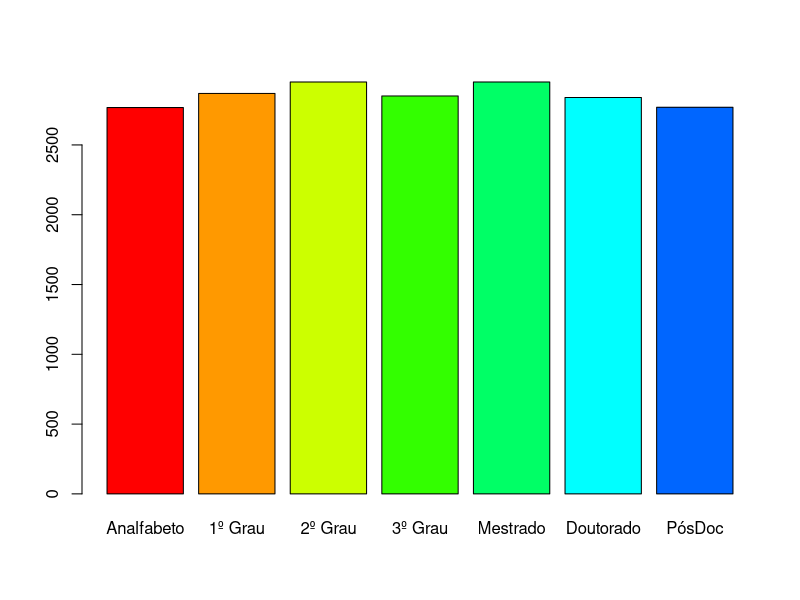
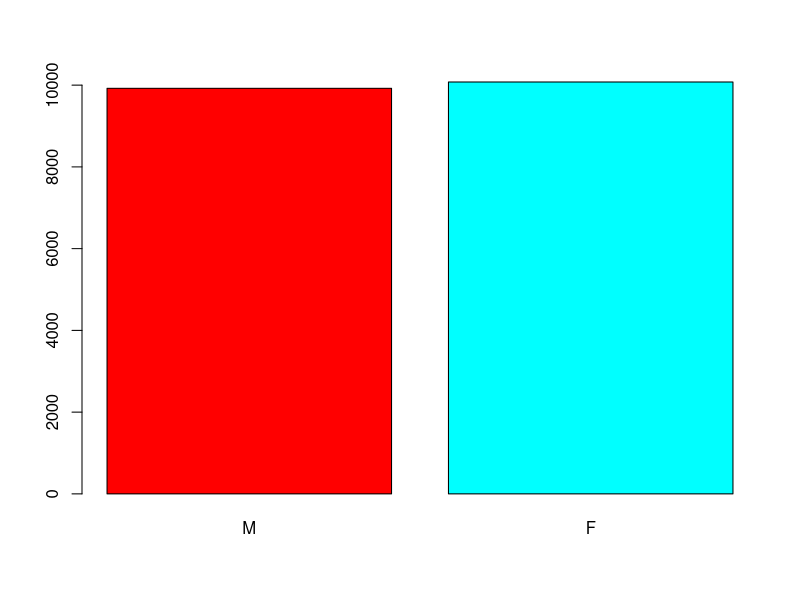
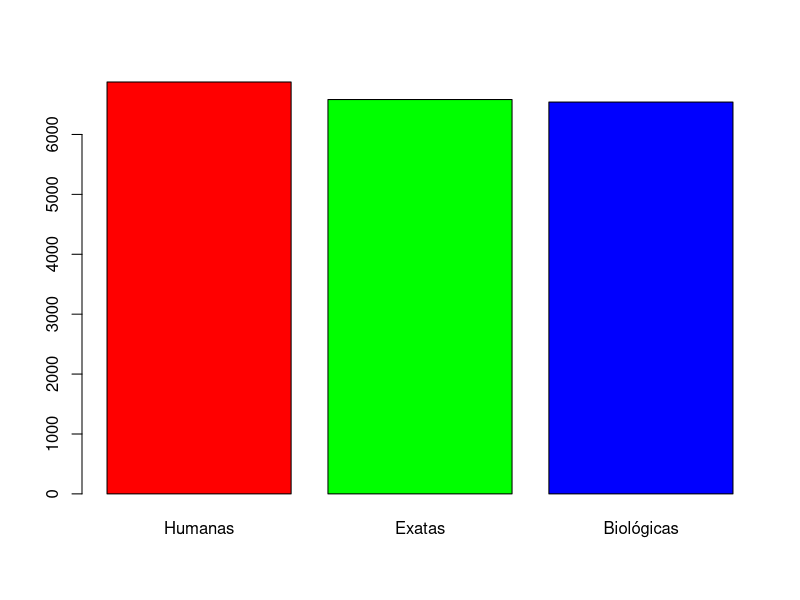

The R source for these figures, in order:
#1
p <- 200000
n <- 20000
set.seed(1234)
idade <- abs(round(rnorm(n, 35, 7),0)) 

#2
altura <- abs(round(rnorm(n, 1.50, 0.1), 2))

#3
peso <- abs(round(rnorm(n, 55, 4), 2)) 

#4 
imc <- round(peso/altura^2, 2)

#5
salario <- abs(round(rnorm(n, 3000, 400), 2))

#6
pop.carros <- rep(c(0,1,2,3), p)
carros<-sample(pop.carros,n) 

#7
set.seed(1)
pop.filhos<-rep(c(0,1,2),p) 
filhos <- sample(pop.filhos, n) 


#8
pop.escolaridade <- rep(c(0, 1, 2, 3, 4, 5, 6), p)
set.seed(1234)
escolaridade.temp <- sample(pop.escolaridade, n)
escolaridade <- factor(escolaridade.temp,
                       levels = c(0, 1, 2, 3, 4, 5, 6),
                       labels = c("Analfabeto", "1º Grau", "2º Grau", "3º Grau",
                                 "Mestrado", "Doutorado", "PósDoc"), 
                       ordered = TRUE
                       ) 
rm(pop.escolaridade, escolaridade.temp) 
# str(escolaridade) 
barplot(table(escolaridade), col = rainbow(10))

#9
set.seed(1234)
fumante.n <- rbinom(n, 1, .40)
fumante.f <- factor(fumante.n,
                      levels = c(0, 1),
                      labels = c("não", "sim"),
                      ordered = TRUE)
# str(fumante.f)

#10
pop.sexo <- rep(c(1, 2), p)
set.seed(1234)
sexo.temp <- sample(pop.sexo, n)
sexo <- factor(sexo.temp,
                 levels = c(1, 2),
                 labels = c("M", "F"),
                 ordered = TRUE)
rm(pop.sexo, sexo.temp) 
# print(sexo)
barplot(table(sexo), col = rainbow(2))

# 11
pop.profissao <- rep(0:2, p)
set.seed(1234)
profissao.temp <- sample(pop.profissao, n)
profissao <- factor(
  profissao.temp,
  levels = c(0, 1, 2),
  labels = c("Humanas", "Exatas", "Biológicas"),
    ordered = TRUE
)

rm(profissao.temp, pop.profissao)

barplot(table(profissao), col = rainbow(3))
#print(summary(profissao))
str(profissao)

#12 
df <- data.frame(
  id = 1:n,
  altura, 
  peso,
  imc,
  sexo,
  escolaridade,
  profissao,
  fumante.f,
  fumante.n,
  salario,
  carros,
  filhos
)

write.table(df, file = "projeto01.csv", sep = ",", col.names = TRUE, fileEncoding = "UTF-8")
